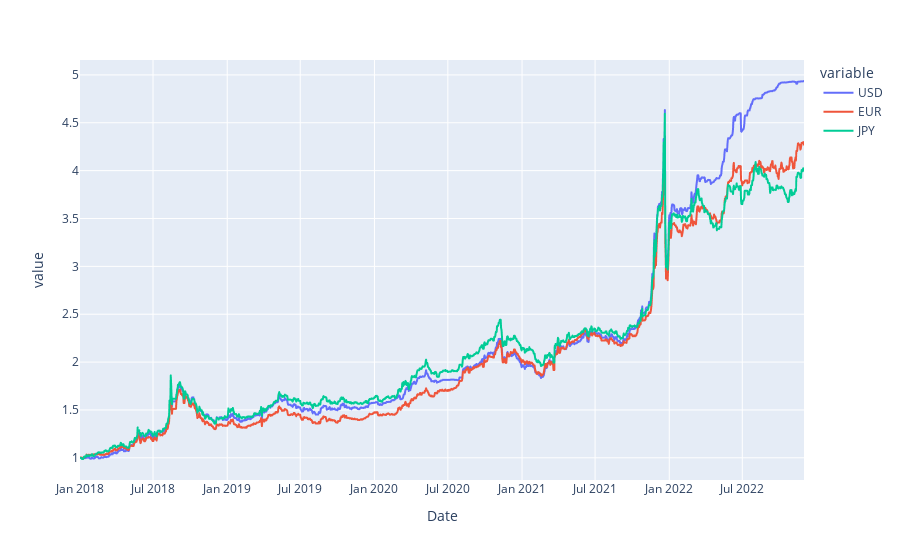

Here is the notebook cell this chart was saved with:
### Code cell
fxplotter.plot_normalized_data(['USD', 'EUR', 'JPY'],startdate="01-01-2018", enddate="01-12-2022")

### Figure 1 — Plotly figure (JSON) as saved in the notebook; plotly's stock layout.template omitted (floating-point values rounded to 4 significant figures; data arrays with more than 128 entries replaced by an {"elided": "..."} marker saying what was removed)
{"data": [{"hovertemplate": "variable=USD<br>Date=%{x}<br>value=%{y}<extra></extra>", "legendgroup": "USD", "line": {"color": "#636efa", "dash": "solid"}, "marker": {"symbol": "circle"}, "mode": "lines", "name": "USD", "showlegend": true, "type": "scattergl", "x": {"elided": "1796 str values"}, "xaxis": "x", "y": {"elided": "1796 float values"}, "yaxis": "y"}, {"hovertemplate": "variable=EUR<br>Date=%{x}<br>value=%{y}<extra></extra>", "legendgroup": "EUR", "line": {"color": "#EF553B", "dash": "solid"}, "marker": {"symbol": "circle"}, "mode": "lines", "name": "EUR", "showlegend": true, "type": "scattergl", "x": {"elided": "1796 str values"}, "xaxis": "x", "y": {"elided": "1796 float values"}, "yaxis": "y"}, {"hovertemplate": "variable=JPY<br>Date=%{x}<br>value=%{y}<extra></extra>", "legendgroup": "JPY", "line": {"color": "#00cc96", "dash": "solid"}, "marker": {"symbol": "circle"}, "mode": "lines", "name": "JPY", "showlegend": true, "type": "scattergl", "x": {"elided": "1796 str values"}, "xaxis": "x", "y": {"elided": "1796 float values"}, "yaxis": "y"}], "layout": {"legend": {"title": {"text": "variable"}, "tracegroupgap": 0}, "margin": {"t": 60}, "xaxis": {"anchor": "y", "domain": [0, 1], "title": {"text": "Date"}}, "yaxis": {"anchor": "x", "domain": [0, 1], "title": {"text": "value"}}}}
